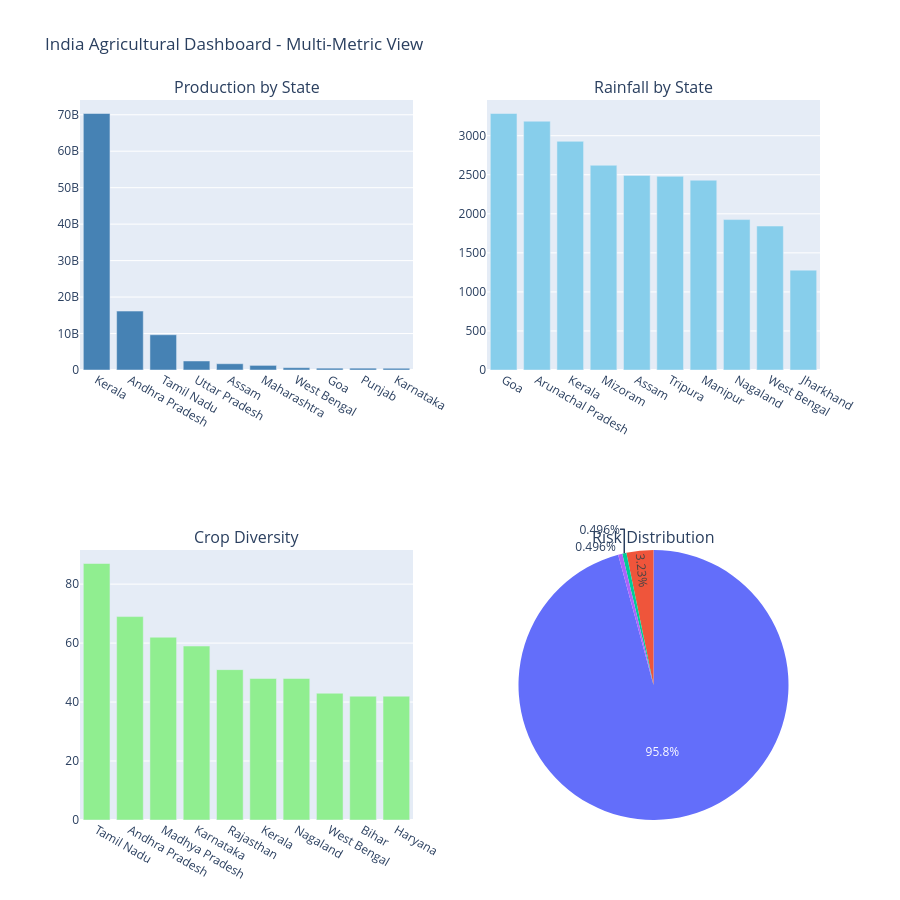

Source (notebook cell):
### Markdown cell above
## 7. Multi-Metric Dashboard View

### Code cell
# Create subplot dashboard
from plotly.subplots import make_subplots

fig = make_subplots(
    rows=2, cols=2,
    subplot_titles=('Production by State', 'Rainfall by State', 
                    'Crop Diversity', 'Risk Distribution'),
    specs=[[{'type': 'bar'}, {'type': 'bar'}],
           [{'type': 'bar'}, {'type': 'pie'}]]
)

# Top 10 production
top10_prod = state_production.nlargest(10, 'total_production')
fig.add_trace(
    go.Bar(x=top10_prod['state'], y=top10_prod['total_production'], 
           name='Production', marker_color='steelblue'),
    row=1, col=1
)

# Top 10 rainfall
top10_rain = state_production.nlargest(10, 'avg_annual_rainfall')
fig.add_trace(
    go.Bar(x=top10_rain['state'], y=top10_rain['avg_annual_rainfall'], 
           name='Rainfall', marker_color='skyblue'),
    row=1, col=2
)

# Top 10 diversity
top10_div = state_production.nlargest(10, 'crop_diversity')
fig.add_trace(
    go.Bar(x=top10_div['state'], y=top10_div['crop_diversity'], 
           name='Diversity', marker_color='lightgreen'),
    row=2, col=1
)

# Risk distribution pie
risk_dist = district_risk['risk_level'].value_counts()
fig.add_trace(
    go.Pie(labels=risk_dist.index, values=risk_dist.values, name='Risk'),
    row=2, col=2
)

fig.update_layout(
    title_text='India Agricultural Dashboard - Multi-Metric View',
    height=900,
    showlegend=False
)

fig.write_html(f'{OUTPUT}/india_dashboard_view.html')
fig.show()

print(f"✅ Dashboard saved to: {OUTPUT}/india_dashboard_view.html")

### Figure 1 — Plotly figure (JSON) as saved in the notebook; plotly's stock layout.template omitted (floating-point values rounded to 4 significant figures)
{"data": [{"marker": {"color": "steelblue"}, "name": "Production", "type": "bar", "x": ["Kerala", "Andhra Pradesh", "Tamil Nadu", "Uttar Pradesh", "Assam", "Maharashtra", "West Bengal", "Goa", "Punjab", "Karnataka"], "xaxis": "x", "y": [70340000000.0, 16160000000.0, 9667000000.0, 2473000000.0, 1723000000.0, 1264000000.0, 634600000.0, 505800000.0, 504500000.0, 481000000.0], "yaxis": "y"}, {"marker": {"color": "skyblue"}, "name": "Rainfall", "type": "bar", "x": ["Goa", "Arunachal Pradesh", "Kerala", "Mizoram", "Assam", "Tripura", "Manipur", "Nagaland", "West Bengal", "Jharkhand"], "xaxis": "x2", "y": [3284.0, 3186.0, 2928.0, 2622.0, 2492.0, 2480.0, 2430.0, 1926.0, 1843.0, 1279.0], "yaxis": "y2"}, {"marker": {"color": "lightgreen"}, "name": "Diversity", "type": "bar", "x": ["Tamil Nadu", "Andhra Pradesh", "Madhya Pradesh", "Karnataka", "Rajasthan", "Kerala", "Nagaland", "West Bengal", "Bihar", "Haryana"], "xaxis": "x3", "y": [87, 69, 62, 59, 51, 48, 48, 43, 42, 42], "yaxis": "y3"}, {"domain": {"x": [0.55, 1], "y": [0, 0.375]}, "labels": ["Critical", "High", "Low", "Moderate"], "name": "Risk", "type": "pie", "values": [386, 13, 2, 2]}], "layout": {"annotations": [{"font": {"size": 16}, "showarrow": false, "text": "Production by State", "x": 0.225, "xanchor": "center", "xref": "paper", "y": 1, "yanchor": "bottom", "yref": "paper"}, {"font": {"size": 16}, "showarrow": false, "text": "Rainfall by State", "x": 0.775, "xanchor": "center", "xref": "paper", "y": 1, "yanchor": "bottom", "yref": "paper"}, {"font": {"size": 16}, "showarrow": false, "text": "Crop Diversity", "x": 0.225, "xanchor": "center", "xref": "paper", "y": 0.375, "yanchor": "bottom", "yref": "paper"}, {"font": {"size": 16}, "showarrow": false, "text": "Risk Distribution", "x": 0.775, "xanchor": "center", "xref": "paper", "y": 0.375, "yanchor": "bottom", "yref": "paper"}], "height": 900, "showlegend": false, "title": {"text": "India Agricultural Dashboard - Multi-Metric View"}, "xaxis": {"anchor": "y", "domain": [0, 0.45]}, "xaxis2": {"anchor": "y2", "domain": [0.55, 1]}, "xaxis3": {"anchor": "y3", "domain": [0, 0.45]}, "yaxis": {"anchor": "x", "domain": [0.625, 1]}, "yaxis2": {"anchor": "x2", "domain": [0.625, 1]}, "yaxis3": {"anchor": "x3", "domain": [0, 0.375]}}}
